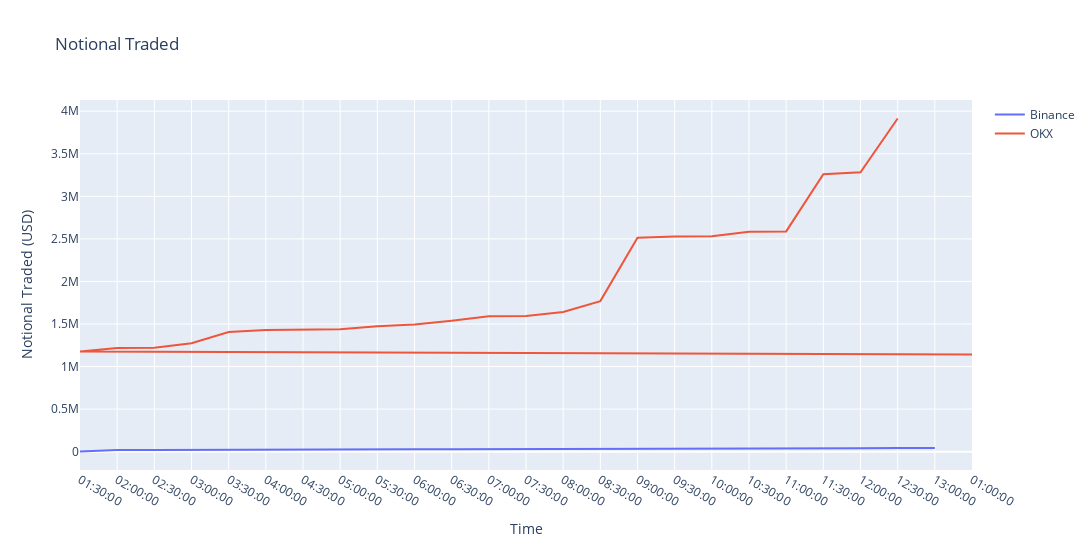
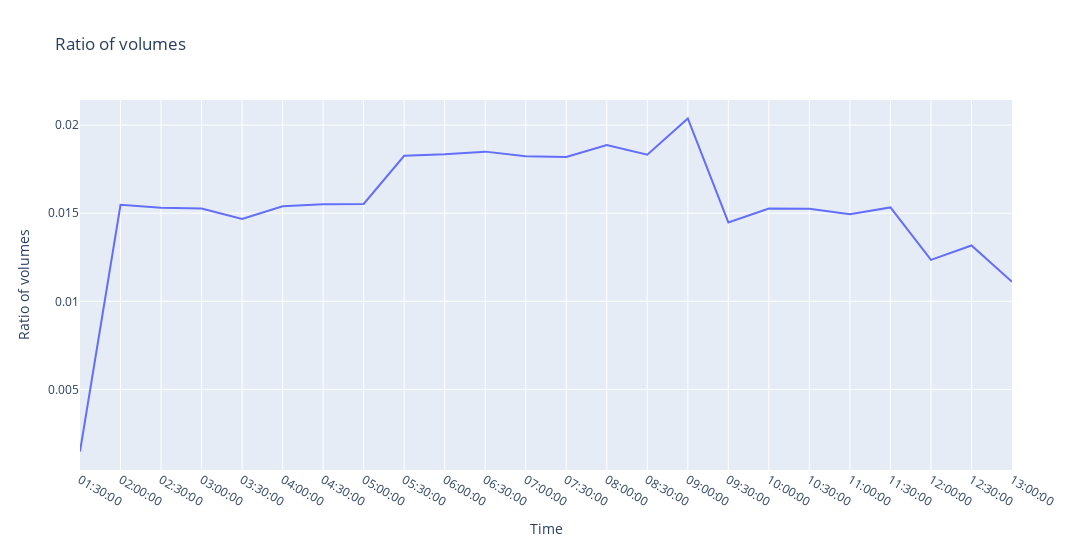

Notebook code cell kept with these figures, in order:
### Code cell
vol = go.Figure()
vol.add_trace(go.Scatter(x = bin_vol['Times'],y = bin_vol['Cum_vol$'],name = 'Binance'))
vol.add_trace(go.Scatter(x = okx_vol['Times'],y = okx_vol['Cum_vol$'],name = 'OKX'))
vol.update_layout(
    title_text="Notional Traded",  # Update the title
    xaxis_title='Time',  # Update the x-axis label
    yaxis_title='Notional Traded (USD)',width = 1300,height = 550)
vol.show()

comparison = go.Figure()
comparison.add_trace(go.Scatter(x = compare['Times'], y = compare['ratio_vol'],name = 'ratio'))
comparison.update_layout(
    title_text="Ratio of volumes",  # Update the title
    xaxis_title='Time',  # Update the x-axis label
    yaxis_title='Ratio of volumes',width = 1300,height = 550)
comparison.show()

### Figure 1 — Plotly figure (JSON) as saved in the notebook; plotly's stock layout.template omitted (floating-point values rounded to 4 significant figures)
{"data": [{"name": "Binance", "type": "scatter", "x": ["01:30:00", "02:00:00", "02:30:00", "03:00:00", "03:30:00", "04:00:00", "04:30:00", "05:00:00", "05:30:00", "06:00:00", "06:30:00", "07:00:00", "07:30:00", "08:00:00", "08:30:00", "09:00:00", "09:30:00", "10:00:00", "10:30:00", "11:00:00", "11:30:00", "12:00:00", "12:30:00", "13:00:00"], "y": [1687.0, 18210.0, 18640.0, 18640.0, 18680.0, 21640.0, 22140.0, 22280.0, 26240.0, 27040.0, 27650.0, 28070.0, 28910.0, 30060.0, 30060.0, 36030.0, 36390.0, 38550.0, 38590.0, 38590.0, 39670.0, 40270.0, 43220.0, 43480.0]}, {"name": "OKX", "type": "scatter", "x": ["01:00:00", "01:30:00", "02:00:00", "02:30:00", "03:00:00", "03:30:00", "04:00:00", "04:30:00", "05:00:00", "05:30:00", "06:00:00", "06:30:00", "07:00:00", "07:30:00", "08:00:00", "08:30:00", "09:00:00", "09:30:00", "10:00:00", "10:30:00", "11:00:00", "11:30:00", "12:00:00", "12:30:00"], "y": [1141000.0, 1176000.0, 1218000.0, 1221000.0, 1274000.0, 1406000.0, 1428000.0, 1435000.0, 1437000.0, 1474000.0, 1495000.0, 1539000.0, 1590000.0, 1593000.0, 1641000.0, 1769000.0, 2514000.0, 2526000.0, 2530000.0, 2584000.0, 2588000.0, 3261000.0, 3282000.0, 3914000.0]}], "layout": {"height": 550, "title": {"text": "Notional Traded"}, "width": 1300, "xaxis": {"title": {"text": "Time"}}, "yaxis": {"title": {"text": "Notional Traded (USD)"}}}}

### Figure 2 — Plotly figure (JSON) as saved in the notebook; plotly's stock layout.template omitted (floating-point values rounded to 4 significant figures)
{"data": [{"name": "ratio", "type": "scatter", "x": ["01:30:00", "02:00:00", "02:30:00", "03:00:00", "03:30:00", "04:00:00", "04:30:00", "05:00:00", "05:30:00", "06:00:00", "06:30:00", "07:00:00", "07:30:00", "08:00:00", "08:30:00", "09:00:00", "09:30:00", "10:00:00", "10:30:00", "11:00:00", "11:30:00", "12:00:00", "12:30:00", "13:00:00"], "y": [0.001478, 0.01548, 0.0153, 0.01527, 0.01467, 0.0154, 0.0155, 0.01553, 0.01826, 0.01834, 0.01849, 0.01824, 0.01818, 0.01886, 0.01832, 0.02037, 0.01448, 0.01526, 0.01525, 0.01494, 0.01533, 0.01235, 0.01317, 0.01111]}], "layout": {"height": 550, "title": {"text": "Ratio of volumes"}, "width": 1300, "xaxis": {"title": {"text": "Time"}}, "yaxis": {"title": {"text": "Ratio of volumes"}}}}
